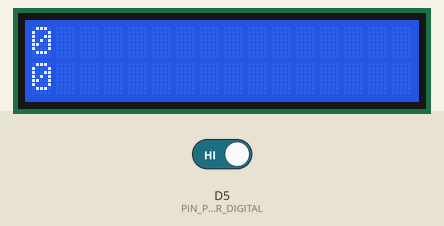
Simulated run of this sketch. Board: ESP8266 (NodeMCU). Parts: 16×2 character LCD. The test bench sets the inputs (shaded band); at power-on: D5 (PIN_PHOTO_SENSOR_DIGITAL) HIGH. What the sketch prints to the serial monitor is not drawn.

Above: at 1.3 s.
1.4 s: D5 (PIN_PHOTO_SENSOR_DIGITAL) driven LOW
At 3.5 s:
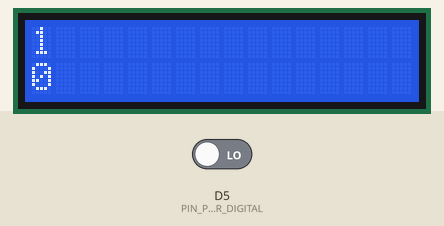
Timing chart, 0 to 5.0 s (numbered marks = the images above; inputs shaded):
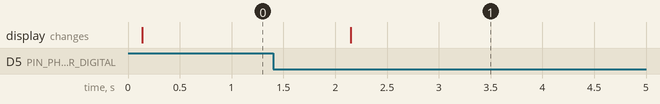

Measured:
- after the input at 1.4 s, the display: changes after 0.75 s (image 1)

The sketch:

ESPPowerCounter.ino
```cpp
#include <Wire.h>
#include <LiquidCrystal_I2C.h> // Библиотека отсюда https://github.com/johnrickman/LiquidCrystal_I2C/archive/master.zip


#define PIN_PHOTO_SENSOR_DIGITAL D5 // Пин куда подключен цифровой выход датчика света

int koef = 5000; // Количество вспышек на 1 кВт

volatile unsigned long impulseCounter = 0; // Счетчик импульсов
volatile unsigned long prevTime = 0;       // Время предыдущей вспышки
volatile unsigned long currTime = 0;       // Время текущей вспышки
volatile float freq = 0;                   // Частота вспышек
volatile float currPower = 0;              // Мгновенная мощность
float power = 0;                           // Общее энергопотребление до перезагрузки

/* Подключение дисплея:
ESP (NodeMCU)| LCD 1602
-------------|-----------
     VU      | VCC
     GND     | GND
     SDA     | D2
     SDL     | D1
*/
LiquidCrystal_I2C lcd(0x27, 16, 2);

void setup() {
  Serial.begin(9600);
  lcd.begin(16,2);
  lcd.init();
  lcd.backlight();
  lcd.clear();

  pinMode(PIN_PHOTO_SENSOR_DIGITAL, INPUT_PULLUP);
  attachInterrupt (digitalPinToInterrupt (PIN_PHOTO_SENSOR_DIGITAL), blink, FALLING);
}

void loop() {

  if ((millis() - prevTime) > 3000) { // Если не было миганий больше 3 секунд, то мощность = 0
    freq = 0;         // Частота мигания = 0
    currPower = 0;    // Получим значеение мгновенной мощности в кВт = 0
    }
  Serial.print(impulseCounter);Serial.print("  ");Serial.print(freq,3); Serial.print("  "); Serial.print(currPower,3); Serial.print("  "); Serial.println((float)impulseCounter/koef,3);
  lcd.clear();
  lcd.setCursor(0, 0);
  lcd.print(impulseCounter);
  lcd.setCursor(0, 1);
  lcd.print(impulseCounter/koef);

  delay(1000); // Статус 1 раз в секунду
}

void blink()
{
  prevTime = currTime;
  currTime = millis();
  if ((currTime - prevTime) > 10) // Чуть избавимся от "дрожания"
  {
    impulseCounter++;
    freq = (float)1000/(currTime-prevTime); // Частота мигания
    currPower = (float)(freq*3600/koef);    // Получим значеение мгновенной мощности в кВт
    };
}
```
